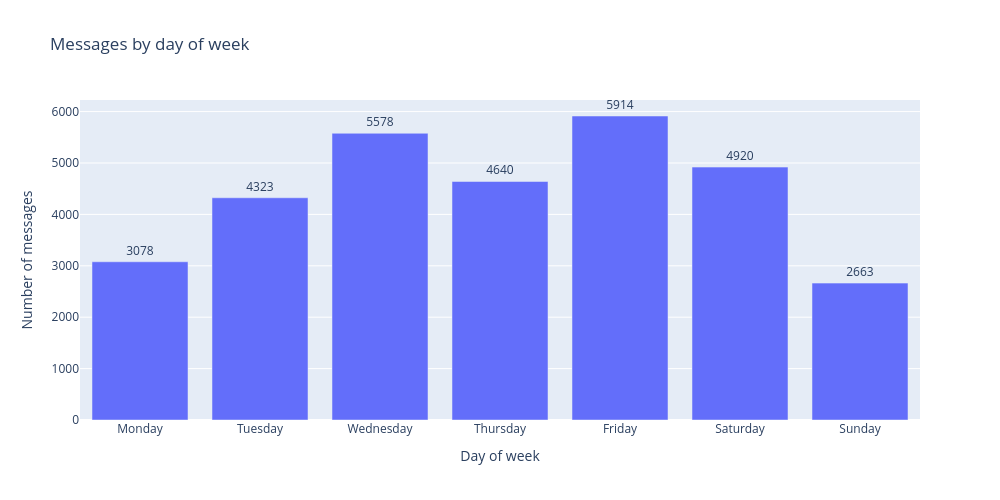

Source (notebook cell):
### Code cell
fig = px.bar(
    messages_by_day,
    x="day_of_week",
    y="messages",
    title="Messages by day of week",
    labels={
        "day_of_week": "Day of week",
        "messages": "Number of messages",
    },
    text="messages",
)

fig.update_traces(
    textposition="outside"
)

fig.update_layout(
    width=1000,
    height=500,
    showlegend=False,
)

fig.show()

### Figure 1 — Plotly figure (JSON) as saved in the notebook; plotly's stock layout.template omitted (floating-point values rounded to 4 significant figures)
{"data": [{"hovertemplate": "Day of week=%{x}<br>Number of messages=%{text}<extra></extra>", "legendgroup": "", "marker": {"color": "#636efa", "pattern": {"shape": ""}}, "name": "", "orientation": "v", "showlegend": false, "text": [3078.0, 4323.0, 5578.0, 4640.0, 5914.0, 4920.0, 2663.0], "textposition": "outside", "type": "bar", "x": ["Monday", "Tuesday", "Wednesday", "Thursday", "Friday", "Saturday", "Sunday"], "xaxis": "x", "y": [3078, 4323, 5578, 4640, 5914, 4920, 2663], "yaxis": "y"}], "layout": {"barmode": "relative", "height": 500, "legend": {"tracegroupgap": 0}, "showlegend": false, "title": {"text": "Messages by day of week"}, "width": 1000, "xaxis": {"anchor": "y", "domain": [0, 1], "title": {"text": "Day of week"}}, "yaxis": {"anchor": "x", "domain": [0, 1], "title": {"text": "Number of messages"}}}}
